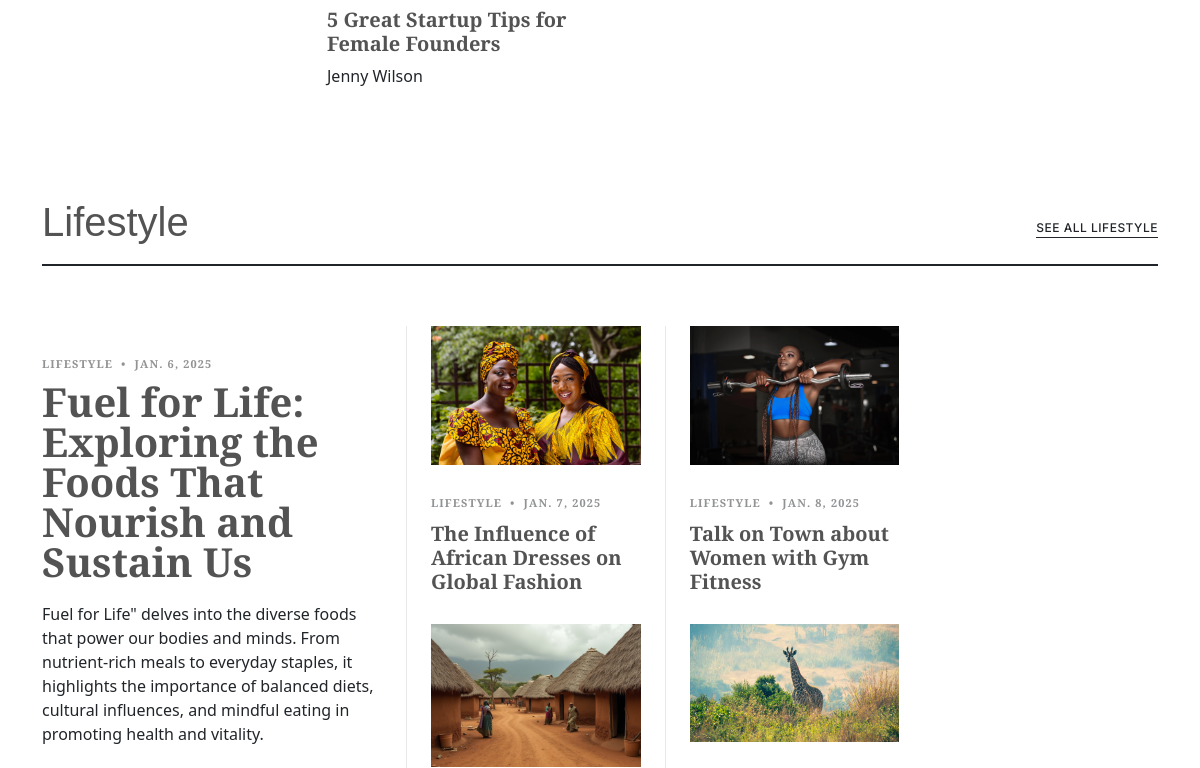
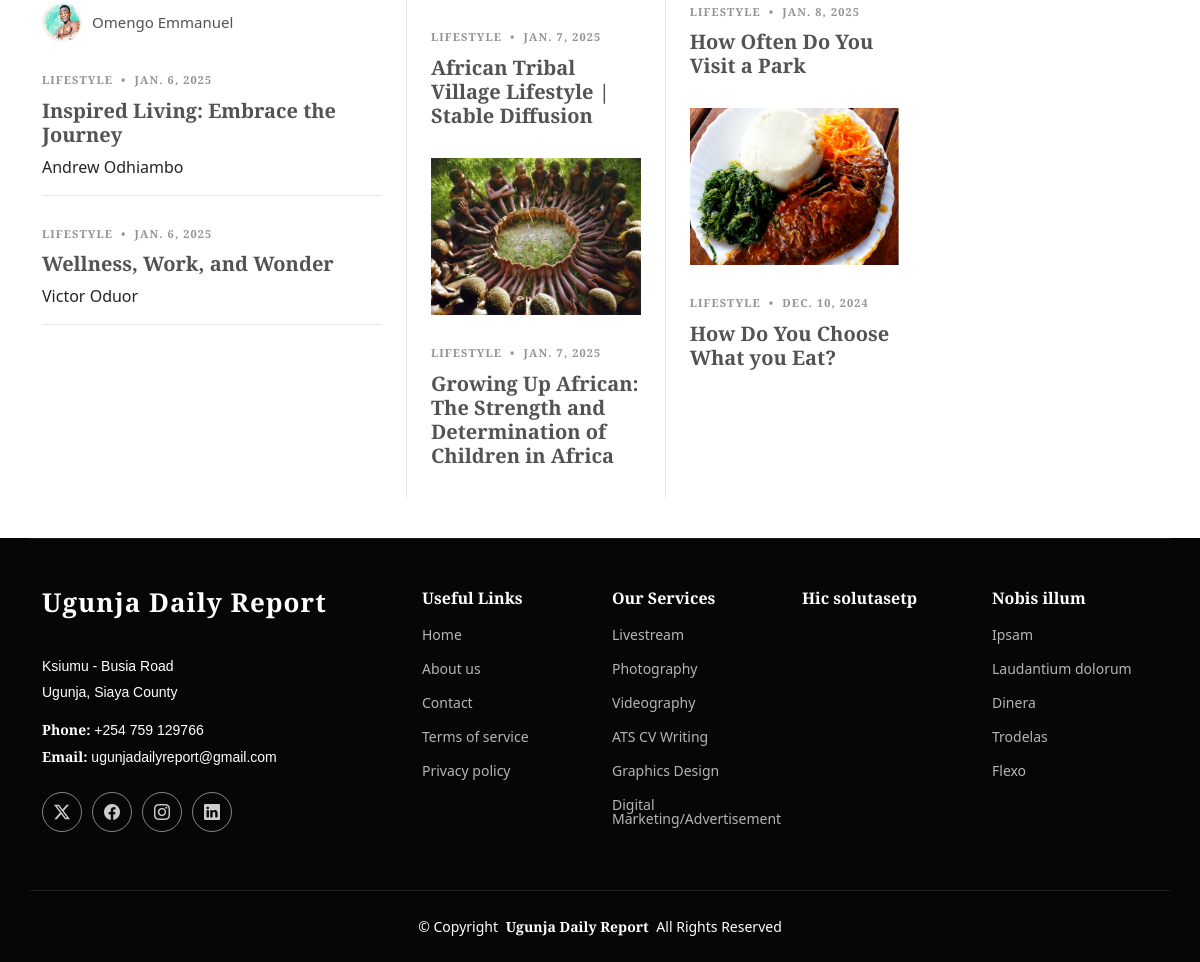
/ (lower part), run on an earlier commit of the app's database (2 pictures, top to bottom).
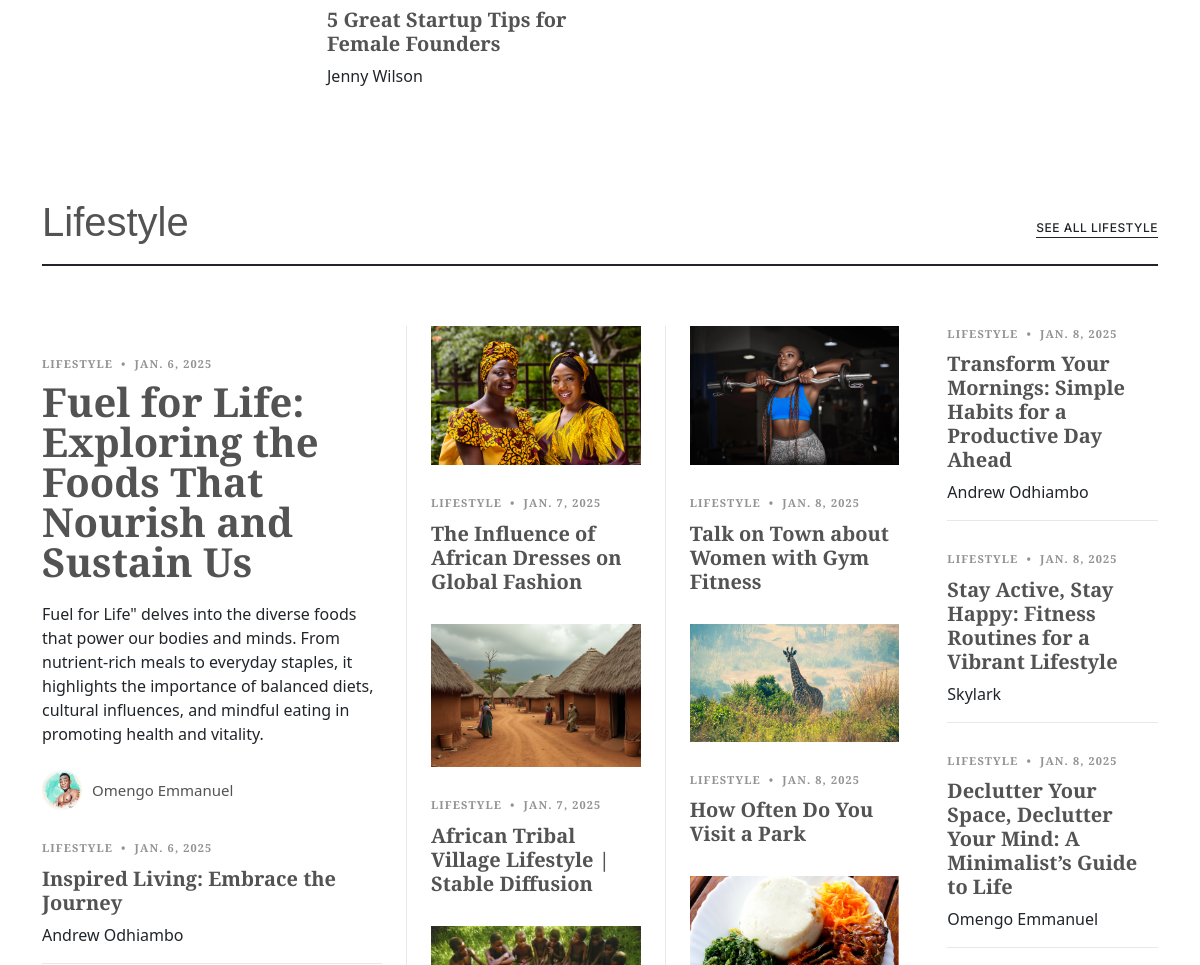
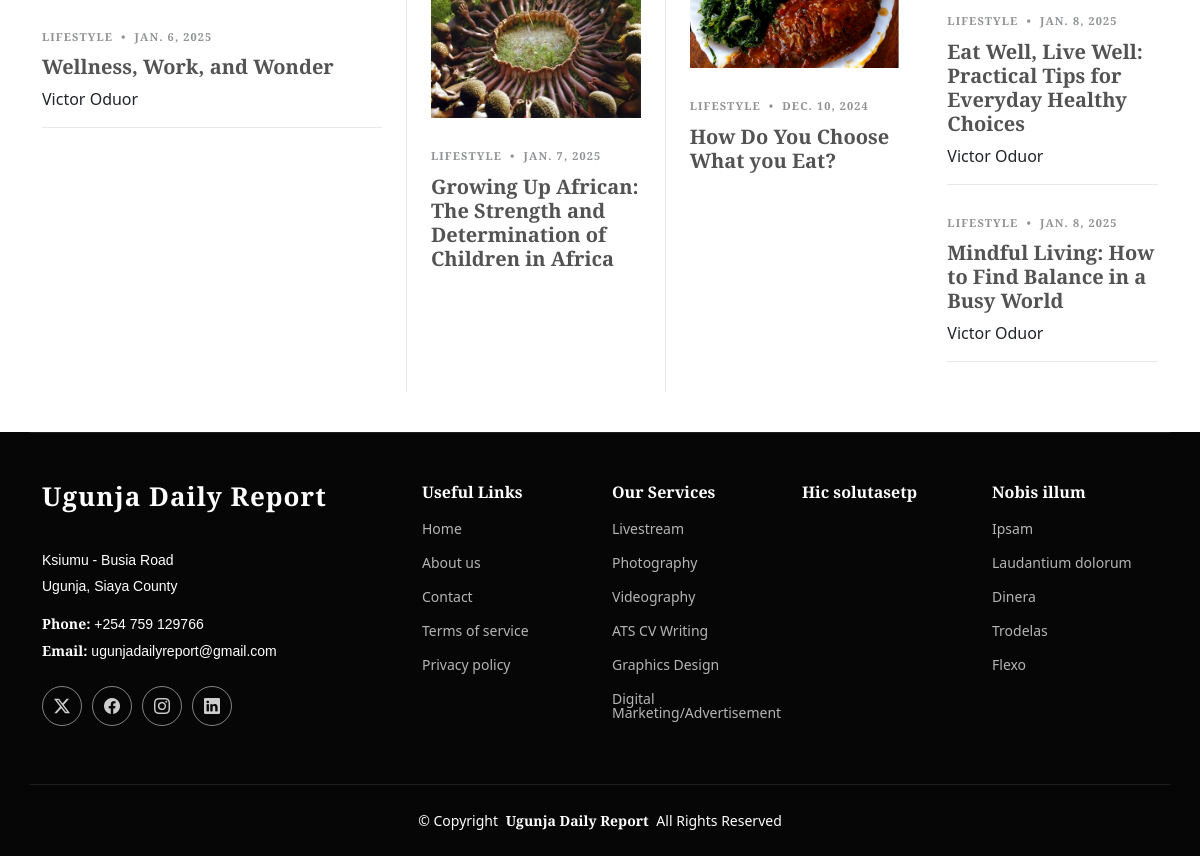
And on a later commit of the database (2 pictures, top to bottom).
### daily_report/models.py (models this page shows, shortened)
class lifestyle_main(models.Model):
    photo = models.ImageField(upload_to='uploads/lifestyle', default='uploads/lifestyle/lifestyle.jpg')
    type = models.CharField(max_length=30, null=False, blank=False, default='lifestyle')
    date = models.DateField(default=now, null=False, blank=False)
    title = models.CharField(max_length=300, null=False, blank=False)
    brief_description = models.TextField(default="")
    description = models.TextField(default="")
    writer_name = models.CharField(max_length=30, null=False, blank=False)
    writter_photo = models.ImageField(upload_to='uploads/writters', default='uploads/writters/writter.jpg', blank=False,
                                      null=False)

class lifestyle_col1(models.Model):
    type = models.CharField(max_length=30, null=False, blank=False, default='Lifestyle')
    date = models.DateField(default=now, null=False, blank=False)
    title = models.CharField(max_length=300, null=False, blank=False)
    writer_name = models.CharField(max_length=30, null=False, blank=False)
    photo = models.ImageField(upload_to='uploads/lifestyle', default='uploads/lifestyle/lifestyle.jpg')
    description = models.TextField(default="")

class lifestyle_col_2(models.Model):
    trending_photo = models.ImageField(upload_to="uploads/lifestyle_col2",
                                       default='uploads/lifestyle_cole2/lifestyle.jpg')
    trending_type = models.CharField(max_length=30, null=False, blank=False,default='Lifestyle')
    date = models.DateField()
    title = models.CharField(max_length=300, null=False, blank=False)
    description = models.TextField(default="")

class lifestyle_col_3(models.Model):
    trending_photo = models.ImageField(upload_to="uploads/lifestyle_col2",
                                       default='uploads/lifestyle_cole2/lifestyle.jpg')
    trending_type = models.CharField(max_length=30, null=False, blank=False,default='Lifestyle')
    date = models.DateField()
    title = models.CharField(max_length=300, null=False, blank=False)
    description = models.TextField(default="")

class lifestyle_col_4(models.Model):
    type = models.CharField(max_length=30, null=False, blank=False, default='Lifestyle')
    date = models.DateField(default=now, null=False, blank=False)
    title = models.CharField(max_length=300, null=False, blank=False)
    writer_name = models.CharField(max_length=30, null=False, blank=False)
    photo = models.ImageField(upload_to='uploads/business', default='uploads/business/business.jpg')
    description = models.TextField(default="")

### daily_report/views.py (the view)
# urls.py: path('', views.index, name='index'),
def index(request):
    slide = sliders.objects.all()
    trend = main_trending_headline.objects.all()
    sub_trend_1 = sub_trending_col_1.objects.all()
    sub_trend_2 = sub_trending_col_2.objects.all()
    sub_trend_3 = sub_trending_col_3.objects.all()
    Culture_main = culture_main.objects.all()
    culture_col1 = culture_col11.objects.all()
    culturecol2 = culture_col12.objects.all()
    cul_col_2 = culture_col2.objects.all()
    cul_col_3 = culture_col3.objects.all()
    busi_col1 = business_col1.objects.all()
    Business_main = business_main.objects.all()
    bus_sub_trending = business_sub_trending.objects.all()
    bus_post_1 = business_post_1.objects.all()
    lifestyle_mainn = lifestyle_main.objects.all()
    life_col1 = lifestyle_col1.objects.all()
    life_col2 = lifestyle_col_2.objects.all()
    life_col3 = lifestyle_col_3.objects.all()
    life_col4 = lifestyle_col_4.objects.all()
    return render(request, 'index.html',
                  {'slide': slide, 'trend': trend, 'sub_trend_1': sub_trend_1, 'sub_trend_2': sub_trend_2,
                   'sub_trend_3': sub_trend_3, 'Culture_main': Culture_main, 'culture_col1': culture_col1,
                   'culturecol2': culturecol2, 'cul_col_2': cul_col_2, 'cul_col_3': cul_col_3,
                   'busi_col1': busi_col1, 'Business_main': Business_main, 'bus_sub_trending': bus_sub_trending,
                   'bus_post_1': bus_post_1, 'lifestyle_mainn': lifestyle_mainn, 'life_col1': life_col1,
                   'life_col2': life_col2, 'life_col3': life_col3, 'life_col4': life_col4})

### daily_report/templates/index.html (shortened to what this page needs)
{% load static %}
<!DOCTYPE html>
<html lang="en">
<head>
    <link href="{% static 'assets/vendor/bootstrap/css/bootstrap.min.css' %}" rel="stylesheet">
    <link href="{% static 'assets/vendor/bootstrap-icons/bootstrap-icons.css' %}" rel="stylesheet">
    <link href="{% static 'assets/vendor/aos/aos.css' %}" rel="stylesheet">
    <link href="{% static 'assets/vendor/swiper/swiper-bundle.min.css' %}" rel="stylesheet">
    <link href="{% static 'assets/css/main.css' %}" rel="stylesheet">
</head>
<body class="index-page">
<main class="main">
    <section id="business-category" class="business-category section">
        <div class="container" data-aos="fade-up" data-aos-delay="100">
            <div class="row">
                <div class="col-md-9 order-md-2">
                    <div class="row">
                        <div class="col-lg-4">
                            <div class="post-list">
                                <h2 class="mb-2"><a href="blog-details.html">5 Great Startup Tips for Female
                                    Founders</a></h2>
                                <span class="author mb-3 d-block">Jenny Wilson</span>
                            </div>
                        </div>
                        {% for subb in bus_sub_trending %}
                            <div class="col-lg-8">
                            </div>
                        {% endfor %}
                    </div>
                </div>
                <div class="col-md-3">
                </div>
            </div>
        </div>
    </section>
    <section id="lifestyle-category" class="lifestyle-category section">
        <div class="container section-title" data-aos="fade-up">
            <div class="section-title-container d-flex align-items-center justify-content-between">
                <h2>Lifestyle</h2>
                <p><a href="categories.html">See All Lifestyle</a></p>
            </div>
        </div>
        <div class="container" data-aos="fade-up" data-aos-delay="100">
            <div class="row g-5">
                <div class="col-lg-4">
                    {% for life in lifestyle_mainn %}
                        <div class="post-list lg">
                            <div class="post-meta"><span class="date">{{ life.type }}</span> <span class="mx-1">•</span>
                                <span>{{ life.date }}</span>
                            </div>
                            <h2><a href="/main_lifestyle/{{ life.id }}">{{ life.title }}</a></h2>
                            <p class="mb-4 d-block">{{ life.brief_description }}</p>
                            <div class="d-flex align-items-center author">
                                <div class="photo"><img src="/media/{{ life.writter_photo }}" alt=""
                                                        class="img-fluid"></div>
                                <div class="name">
                                    <h3 class="m-0 p-0">{{ life.writer_name }}</h3>
                                </div>
                            </div>
                        </div>
                    {% endfor %}
                    {% for col in life_col1 %}
                        <div class="post-list border-bottom">
                            <div class="post-meta"><span class="date">{{ col.type }}</span> <span class="mx-1">•</span>
                                <span>{{ col.date }}</span>
                            </div>
                            <h2 class="mb-2"><a href="/life_col1/{{ col.id }}">{{ col.title }}</a></h2>
                            <span class="author mb-3 d-block">{{ col.writer_name }}</span>
                        </div>
                    {% endfor %}
                </div>
                <div class="col-lg-8">
                    <div class="row g-5">
                        <div class="col-lg-4 border-start custom-border">
                            {% for li in life_col2 %}
                                <div class="post-list">
                                    <a href="/life_col2/{{ li.id }}"><img src="/media/{{ li.trending_photo }}"
                                                                          alt="" class="img-fluid"></a>
                                    <div class="post-meta"><span class="date">{{ li.trending_type }}</span> <span
                                            class="mx-1">•</span>
                                        <span>{{ li.date }}</span></div>
                                    <h2><a href="/life_col2/{{ li.id }}">{{ li.title }}</a></h2>
                                </div>
                            {% endfor %}
                        </div>
                        <div class="col-lg-4 border-start custom-border">
                            {% for life in life_col3 %}
                                <div class="post-list">
                                    <a href="/life_col3/{{ life.id }}"><img src="/media/{{ life.trending_photo }}"
                                                                            alt="" class="img-fluid"></a>
                                    <div class="post-meta"><span class="date">{{ life.trending_type }}</span> <span
                                            class="mx-1">•</span>
                                        <span>{{ life.date }}</span></div>
                                    <h2><a href="/life_col3/{{ life.id }}">{{ life.title }}</a></h2>
                                </div>
                            {% endfor %}
                        </div>
                        <div class="col-lg-4">
                            {% for life4 in life_col4 %}
                            <div class="post-list border-bottom">
                                <div class="post-meta"><span class="date">{{ life4.type }}</span> <span class="mx-1">•</span>
                                    <span>{{ life4.date }}</span></div>
                                <h2 class="mb-2"><a href="/life_col4/{{ life4.id }}">{{ life4.title }}</a></h2>
                                <span class="author mb-3 d-block">{{ life4.writer_name }}</span>
                            </div>
                            {% endfor %}
                        </div>
                    </div>
                </div>
            </div>
        </div>
    </section>
</main>
<footer id="footer" class="footer dark-background">
    <div class="container footer-top">
        <div class="row gy-4">
            <div class="col-lg-4 col-md-6 footer-about">
                <a href="/" class="logo d-flex align-items-center">
                    <span class="sitename">Ugunja Daily Report</span>
                </a>
                <div class="footer-contact pt-3">
                    <p>Ksiumu - Busia Road</p>
                    <p>Ugunja, Siaya County</p>
                    <p class="mt-3"><strong>Phone:</strong> <span>+254 759 129766</span></p>
                    <p><strong>Email:</strong> <span>ugunjadailyreport@gmail.com</span></p>
                </div>
                <div class="social-links d-flex mt-4">
                    <a href="https://x.com/UgunjaOnline?t=5RmRRW5MwKeECv6P-m9fxw&s=09"><i
                            class="bi bi-twitter-x"></i></a>
                    <a href="https://www.facebook.com/UgunjaOnline?mibextid=ZbWKwL"><i class="bi bi-facebook"></i></a>
                    <a href=""><i class="bi bi-instagram"></i></a>
                    <a href=""><i class="bi bi-linkedin"></i></a>
                </div>
            </div>
            <div class="col-lg-2 col-md-3 footer-links">
                <h4>Useful Links</h4>
                <ul>
                    <li><a href="/">Home</a></li>
                    <li><a href="/about">About us</a></li>
                    <li><a href="/contact">Contact</a></li>
                    <li><a href="#">Terms of service</a></li>
                    <li><a href="#">Privacy policy</a></li>
                </ul>
            </div>
            <div class="col-lg-2 col-md-3 footer-links">
                <h4>Our Services</h4>
                <ul>
                    <li><a href="#">Livestream</a></li>
                    <li><a href="#">Photography</a></li>
                    <li><a href="#">Videography</a></li>
                    <li><a href="#">ATS CV Writing</a></li>
                    <li><a href="#">Graphics Design</a></li>
                    <li><a href="#">Digital Marketing/Advertisement</a></li>
                </ul>
            </div>
            <div class="col-lg-2 col-md-3 footer-links">
                <h4>Hic solutasetp</h4>
                <ul>
                    <li><a href="#"></a></li>
                    <li><a href="#"></a></li>
                    <li><a href="#"></a></li>
                    <li><a href="#"></a></li>
                    <li><a href="#"></a></li>
                </ul>
            </div>
            <div class="col-lg-2 col-md-3 footer-links">
                <h4>Nobis illum</h4>
                <ul>
                    <li><a href="#">Ipsam</a></li>
                    <li><a href="#">Laudantium dolorum</a></li>
                    <li><a href="#">Dinera</a></li>
                    <li><a href="#">Trodelas</a></li>
                    <li><a href="#">Flexo</a></li>
                </ul>
            </div>
        </div>
    </div>
    <div class="container copyright text-center mt-4">
        <p>© <span>Copyright</span> <strong class="px-1 sitename">Ugunja Daily Report</strong>
            <span>All Rights Reserved</span></p>
    </div>
</footer>
</body>
</html>

What changed in the data, as far as the page shows it:
added lifestyle_col_4: type "LIFESTYLE", date "JAN. 8, 2025", title "Transform Your Mornings: Simple Habits for a Productive Day Ahead", writer_name "Andrew Odhiambo"
added lifestyle_col_4: type "LIFESTYLE", date "JAN. 8, 2025", title "Stay Active, Stay Happy: Fitness Routines for a Vibrant Lifestyle", writer_name "Skylark"
added lifestyle_col_4: type "LIFESTYLE", date "JAN. 8, 2025", title "Declutter Your Space, Declutter Your Mind: A Minimalist’s Guide to Life", writer_name "Omengo Emmanuel"
added lifestyle_col_4: type "LIFESTYLE", date "JAN. 8, 2025", title "Eat Well, Live Well: Practical Tips for Everyday Healthy Choices", writer_name "Victor Oduor"
added lifestyle_col_4: type "LIFESTYLE", date "JAN. 8, 2025", title "Mindful Living: How to Find Balance in a Busy World", writer_name "Victor Oduor"
